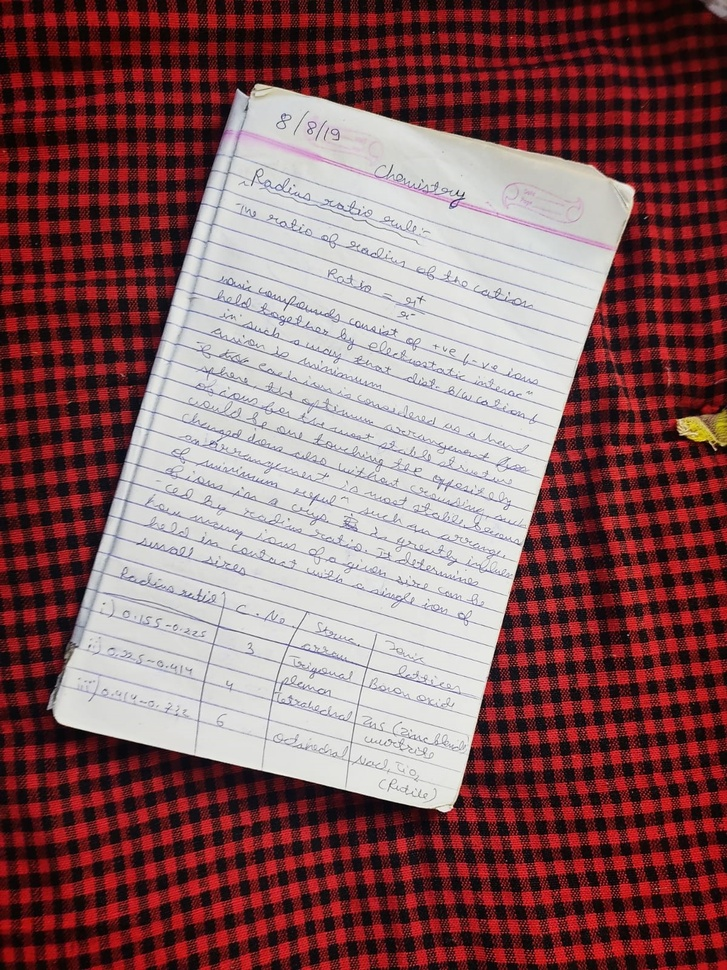
#> input picture paper7.jpeg, 727 x 970 px, shrunk from 1200 x 1600 before the run
$ python straight.py
#> lines starting #> are read from the running program, lines starting #| are printed output that depends on the picture; after the words box and inside, x2 and y2 are one past the last pixel; in counts of white or black regions, pixels touching at a corner belong together; long printed decimals are rounded
### app.py
import cv2
import numpy as np
from matplotlib import pyplot as plt
import os


# Automatic brightness and contrast optimization with optional histogram clipping
def automatic_brightness_and_contrast(image, clip_hist_percent=1):
    gray = cv2.cvtColor(image, cv2.COLOR_BGR2GRAY)

    # Calculate grayscale histogram
    hist = cv2.calcHist([gray],[0],None,[256],[0,256])
    hist_size = len(hist)

    # Calculate cumulative distribution from the histogram
    accumulator = []
    accumulator.append(float(hist[0]))
    for index in range(1, hist_size):
        accumulator.append(accumulator[index -1] + float(hist[index]))

    # Locate points to clip
    maximum = accumulator[-1]
    clip_hist_percent *= (maximum/100.0)
    clip_hist_percent /= 2.0

    # Locate left cut
    minimum_gray = 0
    while accumulator[minimum_gray] < clip_hist_percent:
        minimum_gray += 1

    # Locate right cut
    maximum_gray = hist_size -1
    while accumulator[maximum_gray] >= (maximum - clip_hist_percent):
        maximum_gray -= 1

    # Calculate alpha and beta values
    alpha = 255 / (maximum_gray - minimum_gray)
    beta = -minimum_gray * alpha


    auto_result = cv2.convertScaleAbs(image, alpha=alpha, beta=beta)
    return (auto_result, alpha, beta)
def image_enhance(image):
 auto_result, alpha, beta = automatic_brightness_and_contrast(image)
 print('alpha', alpha)
 print('beta', beta)
 cv2.imshow("img",image)
 cv2.imwrite("final.jpeg",image)
 cv2.waitKey(0)
 cv2.destroyAllWindows()

### straight.py
import cv2
import numpy as np
import matplotlib.pyplot as plt

from app import image_enhance


def get_destination_points(corners):
    """
    -Get destination points from corners of warped images
    -Approximating height and width of the rectangle: we take maximum of the 2 widths and 2 heights

    Args:
        corners: list

    Returns:
        destination_corners: list
        height: int
        width: int

    """

    w1 = np.sqrt((corners[0][0] - corners[1][0]) ** 2 + (corners[0][1] - corners[1][1]) ** 2)
    w2 = np.sqrt((corners[2][0] - corners[3][0]) ** 2 + (corners[2][1] - corners[3][1]) ** 2)
    w = max(int(w1), int(w2))

    h1 = np.sqrt((corners[0][0] - corners[2][0]) ** 2 + (corners[0][1] - corners[2][1]) ** 2)
    h2 = np.sqrt((corners[1][0] - corners[3][0]) ** 2 + (corners[1][1] - corners[3][1]) ** 2)
    h = max(int(h1), int(h2))

    destination_corners = np.float32([(0, 0), (w - 1, 0), (0, h - 1), (w - 1, h - 1)])

    print('\nThe destination points are: \n')
    for index, c in enumerate(destination_corners):
        character = chr(65 + index) + "'"
        print(character, ':', c)

    print('\nThe approximated height and width of the original image is: \n', (h, w))
    return destination_corners, h, w


def unwarp(img, src, dst):
    """

    Args:
        img: np.array
        src: list
        dst: list

    Returns:
        un_warped: np.array

    """
    h, w = img.shape[:2]
    H, _ = cv2.findHomography(src, dst, method=cv2.RANSAC, ransacReprojThreshold=3.0)
    print('\nThe homography matrix is: \n', H)
    un_warped = cv2.warpPerspective(img, H, (w, h), flags=cv2.INTER_LINEAR)

    # plot

    f, (ax1, ax2) = plt.subplots(1, 2, figsize=(15, 8))
    # f.subplots_adjust(hspace=.2, wspace=.05)
    ax1.imshow(img)
    ax1.set_title('Original Image')

    x = [src[0][0], src[2][0], src[3][0], src[1][0], src[0][0]]
    y = [src[0][1], src[2][1], src[3][1], src[1][1], src[0][1]]

    ax2.imshow(img)
    ax2.plot(x, y, color='yellow', linewidth=3)
    ax2.set_ylim([h, 0])
    ax2.set_xlim([0, w])
    ax2.set_title('Target Area')

    plt.show()
    return un_warped


def apply_filter(image):
    """
    Define a 5X5 kernel and apply the filter to gray scale image
    Args:
        image: np.array

    Returns:
        filtered: np.array

    """
    gray = cv2.cvtColor(image, cv2.COLOR_RGB2GRAY)
    kernel = np.ones((5, 5), np.float32) / 15
    filtered = cv2.filter2D(gray, -1, kernel)
    plt.imshow(cv2.cvtColor(filtered, cv2.COLOR_BGR2RGB))
    plt.title('Filtered Image')
    plt.show()
    return filtered

def apply_threshold(filtered):
    """
    Apply OTSU threshold

    Args:
        filtered: np.array

    Returns:
        thresh: np.array

    """
    ret, thresh = cv2.threshold(filtered, 250, 255, cv2.THRESH_OTSU)
    plt.imshow(cv2.cvtColor(thresh, cv2.COLOR_BGR2RGB))
    plt.title('After applying OTSU threshold')
    plt.show()
    return thresh

def detect_contour(img, image_shape):
    """

    Args:
        img: np.array()
        image_shape: tuple

    Returns:
        canvas: np.array()
        cnt: list

    """
    canvas = np.zeros(image_shape, np.uint8)
    contours, hierarchy = cv2.findContours(img, cv2.RETR_TREE, cv2.CHAIN_APPROX_NONE)
    cnt = sorted(contours, key=cv2.contourArea, reverse=True)[0]
    cv2.drawContours(canvas, cnt, -1, (0, 255, 255), 3)
    plt.title('Largest Contour')
    plt.imshow(canvas)
    plt.show()

    return canvas, cnt

def detect_corners_from_contour(canvas, cnt):
    """
    Detecting corner points form contours using cv2.approxPolyDP()
    Args:
        canvas: np.array()
        cnt: list

    Returns:
        approx_corners: list

    """
    epsilon = 0.02 * cv2.arcLength(cnt, True)
    approx_corners = cv2.approxPolyDP(cnt, epsilon, True)
    cv2.drawContours(canvas, approx_corners, -1, (255, 255, 0), 10)
    approx_corners = sorted(np.concatenate(approx_corners).tolist())
    print('\nThe corner points are ...\n')
    for index, c in enumerate(approx_corners):
        character = chr(65 + index)
        print(character, ':', c)
        cv2.putText(canvas, character, tuple(c), cv2.FONT_HERSHEY_SIMPLEX, 1, (255, 0, 0), 2, cv2.LINE_AA)

    # Rearranging the order of the corner points
    approx_corners = [approx_corners[i] for i in [0, 2, 1, 3]]

    plt.imshow(canvas)
    plt.title('Corner Points: Douglas-Peucker')
    plt.show()
    return approx_corners

def example_two(image):
    """
    Skew correction using homography and corner detection using contour points
    Returns: None

    """

    image = cv2.cvtColor(image, cv2.COLOR_BGR2RGB)
    plt.imshow(image)
    plt.title('Original Image')
    plt.show()

    filtered_image = apply_filter(image)
    threshold_image = apply_threshold(filtered_image)

    cnv, largest_contour = detect_contour(threshold_image, image.shape)
    corners = detect_corners_from_contour(cnv, largest_contour)

    destination_points, h, w = get_destination_points(corners)
    un_warped = unwarp(image, np.float32(corners), destination_points)

    cropped = un_warped[0:h, 0:w]
    f, (ax1, ax2) = plt.subplots(1, 2, figsize=(15, 8))
    ax1.imshow(un_warped)
    ax2.imshow(cropped)

    plt.show()
    cv2.imwrite('enhanced.jpeg',cropped)

image=cv2.imread('paper7.jpeg')
#> image is the input picture: shape (970, 727, 3); mean B, G, R 96.2, 94.3, 134.7
example_two(image)
#> in apply_threshold, `ret, thresh = cv2.threshold(filtered, 250, 255, cv2.THRESH_OTSU)`:
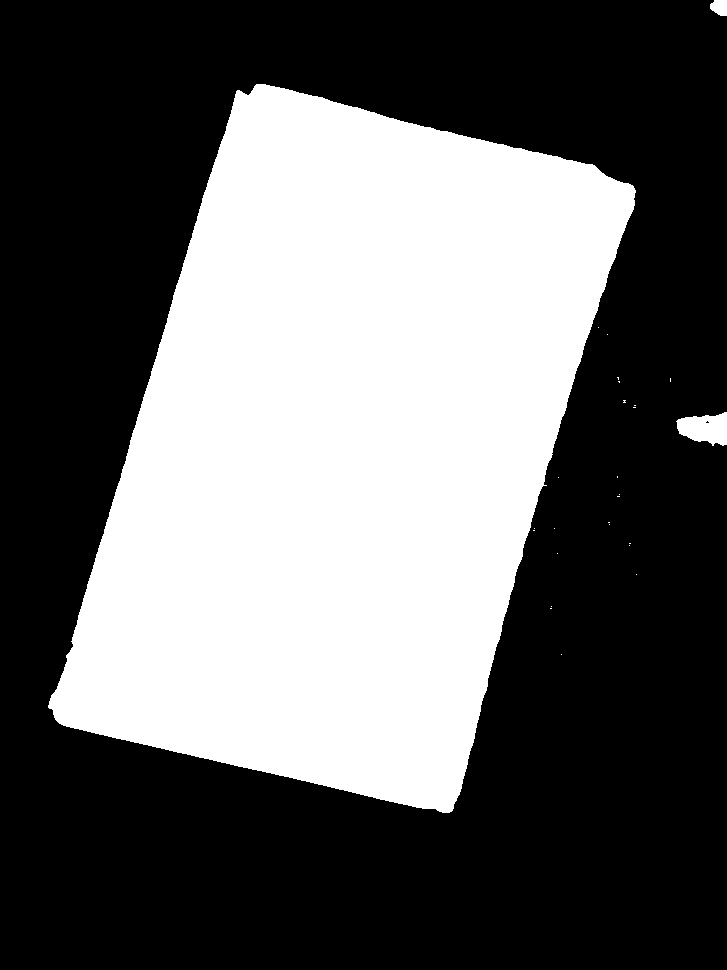
#> thresh: shape (970, 727); 39% white; 27 white regions (24 under 20 px), largest, box (x1, y1, x2, y2) and area: (48, 84, 636, 813) 273336, (676, 412, 727, 446) 1226, (710, 0, 727, 16) 223
#> in apply_threshold, `ret, thresh = cv2.threshold(filtered, 250, 255, cv2.THRESH_OTSU)`: ret = 161
#> in detect_contour, `contours, hierarchy = cv2.findContours(img, cv2.RETR_TREE, cv2.CHAIN_A..`: contours = 28 contours, 25 with area under 20; largest, box (x1, y1, x2, y2) and area: (48, 84, 636, 813) 272307, (676, 412, 727, 446) 1158, (710, 0, 727, 16) 196
#> in detect_contour, `cnt = sorted(contours, key=cv2.contourArea, reverse=True)[0]`: cnt = contour of 2056 points, box (x1, y1, x2, y2) (48, 84, 636, 813), area 272307
#> in example_two, `cnv, largest_contour = detect_contour(threshold_image, image.shape)`: largest_contour has the same summary as cnt in detect_contour
#> in detect_corners_from_contour, `epsilon = 0.02 * cv2.arcLength(cnt, True)`: epsilon = 46.09
#> in detect_corners_from_contour, `approx_corners = cv2.approxPolyDP(cnt, epsilon, True)`: approx_corners = [[256, 84], [48, 707], [449, 812], [635, 190]]
#> in detect_corners_from_contour, `cv2.drawContours(canvas, approx_corners, -1, (255, 255, 0), 10)`:
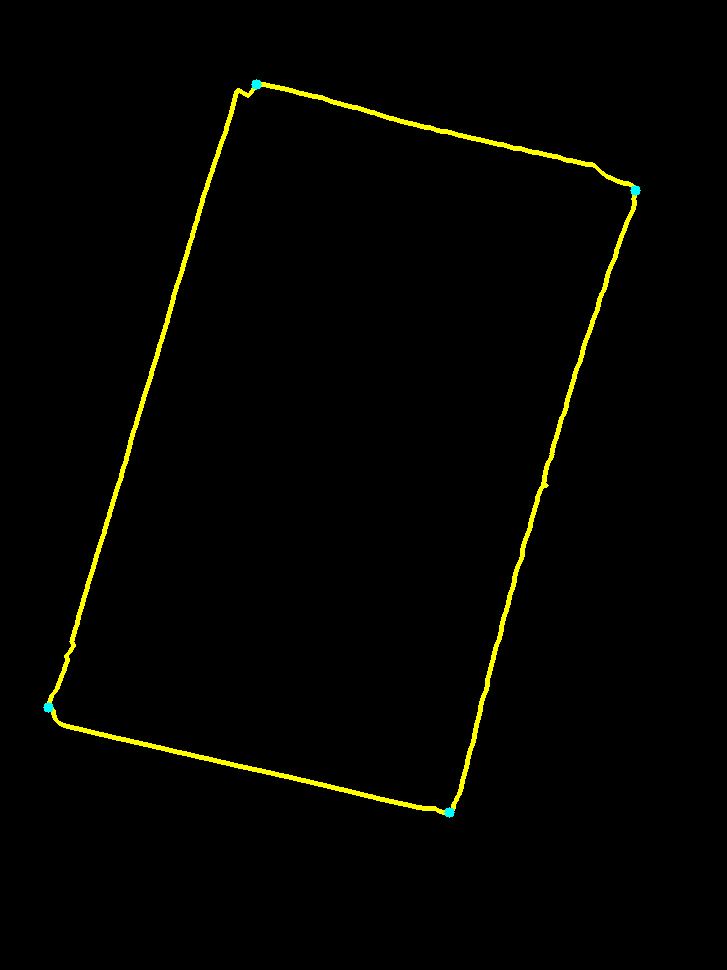
#> canvas: shape (970, 727, 3); mean of channels 0, 1, 2 0.1, 3.8, 3.6; drawn as B, G, R
#> in detect_corners_from_contour, `approx_corners = sorted(np.concatenate(approx_corners).tolist())`: approx_corners = [[48, 707], [256, 84], [449, 812], [635, 190]]
#> the loop in detect_corners_from_contour, `for index, c in enumerate(approx_corners):` made 4 passes
#| A : [48, 707]
#| B : [256, 84]
#| C : [449, 812]
#| D : [635, 190]
#> after the loop in detect_corners_from_contour, `for index, c in enumerate(approx_corners):`:
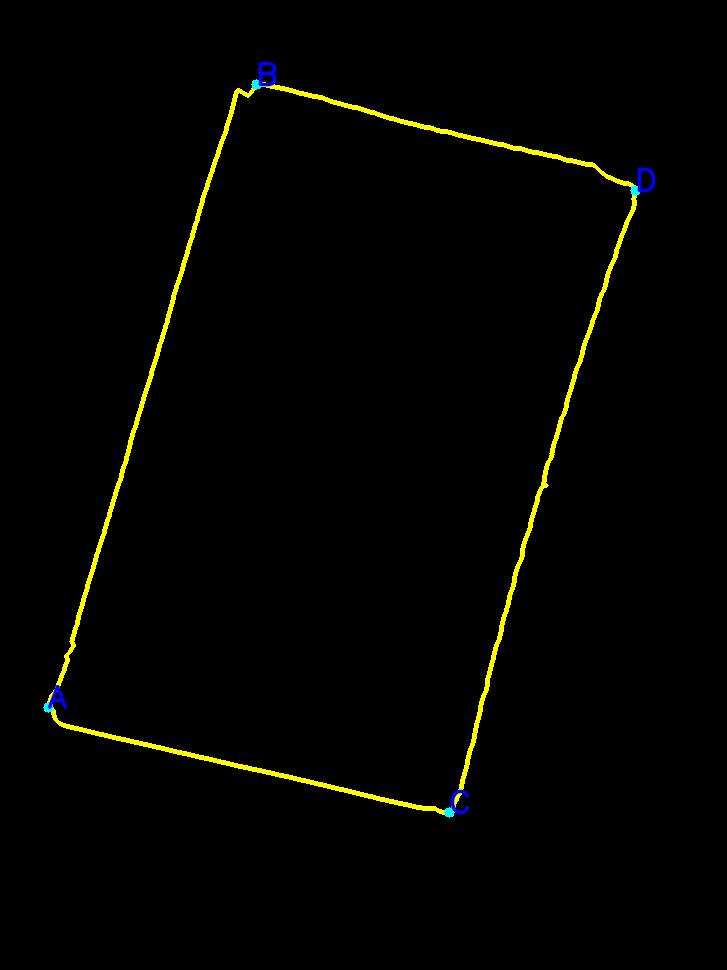
#> canvas: shape (970, 727, 3); 0.17% of pixels changed, all inside (x1, y1, x2, y2) = (47, 61, 656, 815); drawn as B, G, R
#> in detect_corners_from_contour, `approx_corners = [approx_corners[i] for i in [0, 2, 1, 3]]`: approx_corners = [[48, 707], [449, 812], [256, 84], [635, 190]]
#> in get_destination_points, `w1 = np.sqrt((corners[0][0] - corners[1][0]) ** 2 + (corners[0][1] - c..`: w1 = 414.5
#> in get_destination_points, `w2 = np.sqrt((corners[2][0] - corners[3][0]) ** 2 + (corners[2][1] - c..`: w2 = 393.5
#> in get_destination_points, `w = max(int(w1), int(w2))`: w = 414
#> in get_destination_points, `h1 = np.sqrt((corners[0][0] - corners[2][0]) ** 2 + (corners[0][1] - c..`: h1 = 656.8
#> in get_destination_points, `h2 = np.sqrt((corners[1][0] - corners[3][0]) ** 2 + (corners[1][1] - c..`: h2 = 649.2
#> in get_destination_points, `h = max(int(h1), int(h2))`: h = 656
#> in get_destination_points, `destination_corners = np.float32([(0, 0), (w - 1, 0), (0, h - 1), (w -..`: destination_corners = [[0, 0], [413, 0], [0, 655], [413, 655]]
#> the loop in get_destination_points, `for index, c in enumerate(destination_corners):` made 4 passes
#| A' : [0. 0.]
#| B' : [413.   0.]
#| C' : [  0. 655.]
#| D' : [413. 655.]
#| The approximated height and width of the original image is:
#|  (656, 414)
#> in example_two, `destination_points, h, w = get_destination_points(corners)`: h = 656; w = 414
#> in unwarp, `H, _ = cv2.findHomography(src, dst, method=cv2.RANSAC, ransacReprojThr..`: H = [[0.981, 0.328, -278.6], [0.252, -0.961, 667.5], [-4.55e-05, 6.91e-05, 1]]
#| The homography matrix is:
#|  [[ 9.80933470e-01  3.27502667e-01 -2.78629192e+02]
#|  [ 2.51683439e-01 -9.61191038e-01  6.67481259e+02]
#|  [-4.55095982e-05  6.91243484e-05  1.00000000e+00]]
#> in unwarp, `un_warped = cv2.warpPerspective(img, H, (w, h), flags=cv2.INTER_LINEAR)`:
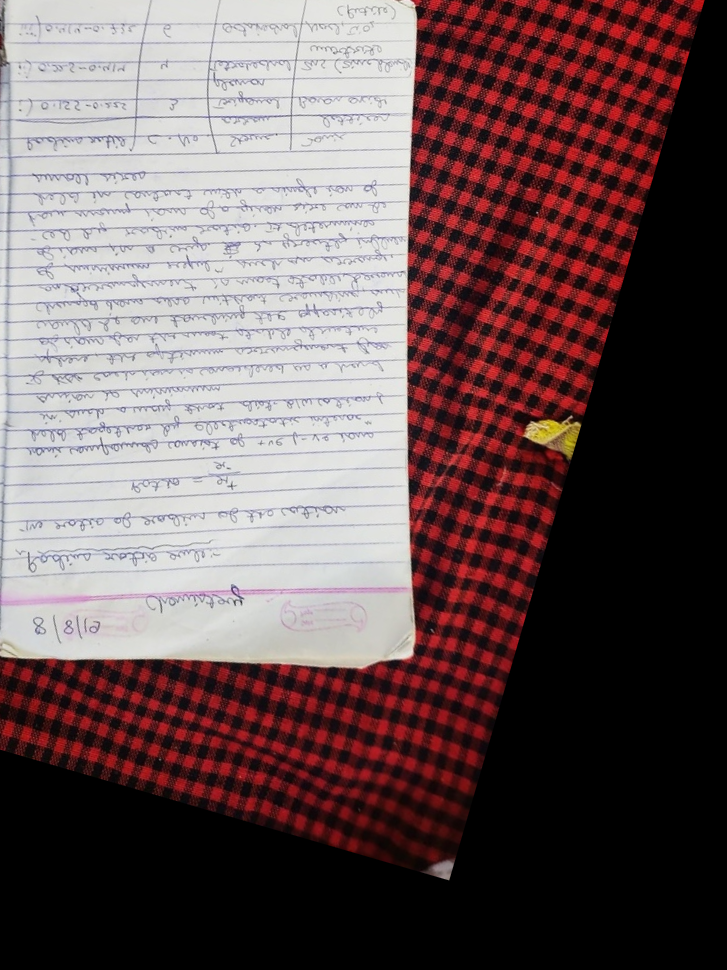
#> un_warped: shape (970, 727, 3); mean R, G, B 107.2, 87.9, 89.1
#> in unwarp, `x = [src[0][0], src[2][0], src[3][0], src[1][0], src[0][0]]`: x = [48, 256, 635, 449, 48]
#> in unwarp, `y = [src[0][1], src[2][1], src[3][1], src[1][1], src[0][1]]`: y = [707, 84, 190, 812, 707]
#> in unwarp, `plt.show()`:
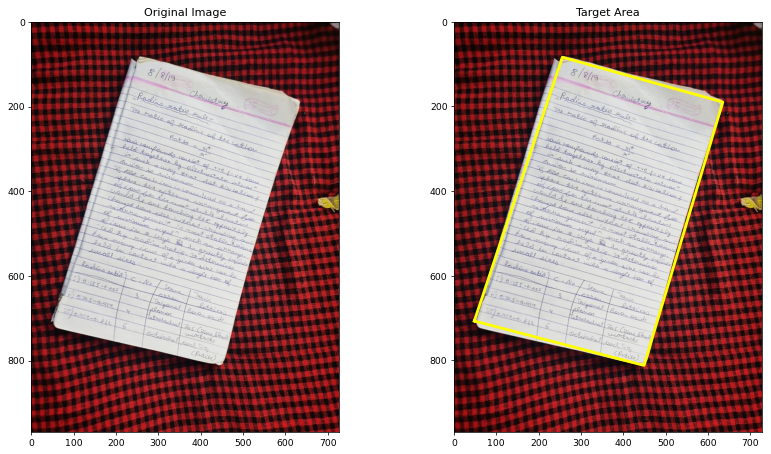
#> figure drawn by matplotlib, 2 panels
#> in example_two, `cropped = un_warped[0:h, 0:w]`:
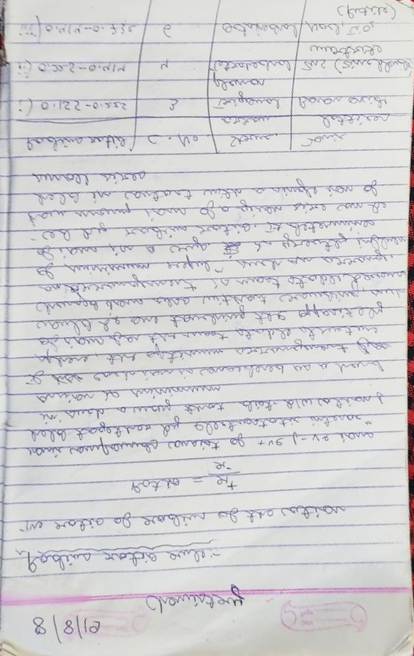
#> cropped: shape (656, 414, 3); mean R, G, B 209.9, 209, 210.8
img2=cv2.imread("enhanced.jpeg")
image_enhance(img2)
#> in automatic_brightness_and_contrast, `hist = cv2.calcHist([gray],[0],None,[256],[0,256])`: hist = 256 values, max 14617 at index 223, min 0 at index 0, mean 1060.9
#> in automatic_brightness_and_contrast, `hist_size = len(hist)`: hist_size = 256
#> after the loop in automatic_brightness_and_contrast, `for index in range(1, hist_size):`: accumulator = 256 values from 0 to 271584
#> in automatic_brightness_and_contrast, `maximum = accumulator[-1]`: maximum = 271584
#> in automatic_brightness_and_contrast, `clip_hist_percent *= (maximum/100.0)`: clip_hist_percent = 2715.8
#> in automatic_brightness_and_contrast, `clip_hist_percent /= 2.0`: clip_hist_percent = 1357.9
#> the loop in automatic_brightness_and_contrast, `while accumulator[minimum_gray] < clip_hist_percent:` made 48 passes
#> after the loop in automatic_brightness_and_contrast, `while accumulator[minimum_gray] < clip_hist_percent:`: minimum_gray = 48
#> in automatic_brightness_and_contrast, `maximum_gray = hist_size -1`: maximum_gray = 255
#> the loop in automatic_brightness_and_contrast, `while accumulator[maximum_gray] >= (maximum - clip_hist_percent):` made 22 passes
#> maximum_gray on passes 1 to 12: 254, 253, 252, 251, 250, 249, 248, 247, 246, 245, 244, 243
#> after the loop in automatic_brightness_and_contrast, `while accumulator[maximum_gray] >= (maximum - clip_hist_percent):`: maximum_gray = 233
#> in automatic_brightness_and_contrast, `alpha = 255 / (maximum_gray - minimum_gray)`: alpha = 1.38
#> in automatic_brightness_and_contrast, `beta = -minimum_gray * alpha`: beta = -66.16
#> in automatic_brightness_and_contrast, `auto_result = cv2.convertScaleAbs(image, alpha=alpha, beta=beta)`:
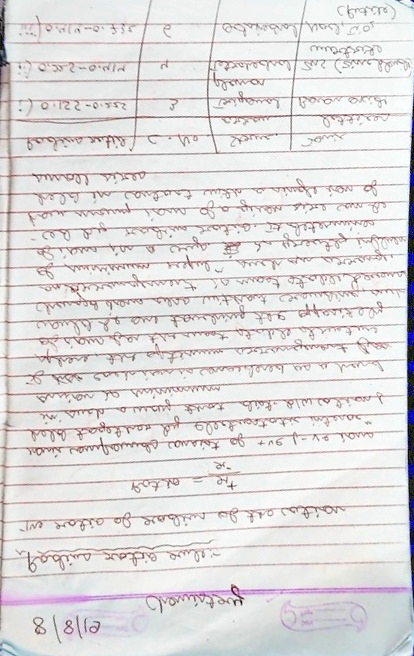
#> auto_result: shape (656, 414, 3); mean B, G, R 222.8, 222.2, 224.5
#> in image_enhance, `auto_result, alpha, beta = automatic_brightness_and_contrast(image)`: alpha = 1.38; beta = -66.16
#| alpha 1.378
#| beta -66.162
